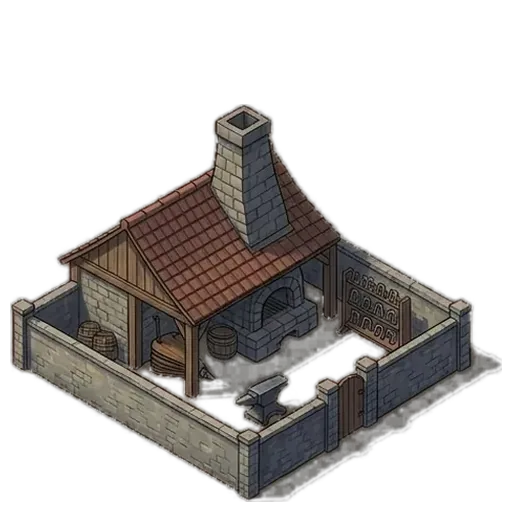
#> input picture tools/fiksturler/demirhane_3.webp, 512 x 512 px
$ python -i dama-sil.py   (imports and definitions only)
#> lines starting #> are read from the running program, lines starting #| are printed output that depends on the picture
#!/usr/bin/env python3
"""
Lordlar Cagi - Modelin CIZDIGI dama desenini siler, gercek saydamliga cevirir.

SORUN: bina ikonlari "isolated on a fully transparent background" istenerek
uretildi. Model saydamligi anlamadi, ONU CIZDI: gelen goruntude alfa kanali
yok; onun yerine goruntu duzenleyicilerin saydamlik dama deseni (iki tonlu
gri kareler) gercek piksel olarak boyanmis. Ekranda bina, gri bir dama
karesinin uzerinde duruyor.

gorsel-ayikla.py bunu cozemiyor ve cozmemeli:
  - Orasi bir SAYFA BOLUCU: cok figurlu bir tuvali baglantili bilesenlere
    ayirir. Buradaki dosyalarda tek figur var.
  - Zemini kenar MEDYANI ile buluyor. Dama tek renk degil: iki ton ve medyan
    ikisinin ARASINA dusuyor, yani her iki ton da medyandan esik kadar uzak
    kaliyor ve dama "figur" sayiliyor. Esigi buyutmek kurtarmaz: o zaman
    binanin acik gri tas duvarlari da zemin olur.

NEDEN DUZ ESIK YETMIYOR: bir pikselin "iki tondan birine yakin gri" olmasi
zemin oldugunu GOSTERMEZ. arsa.webp'in tonlari 49/96; binanin koyu ahsabi da
tam o araliga dusuyor. Duz esikle bina delik desik oldu, tam ortasindan
yendi.

AYIRT EDICI OLCUT DESEN: dama yerel olarak IKI TONLUDUR. Bir karelik
pencerede alt yuzdelik koyu tona, ust yuzdelik acik tona oturur. Duz bir
yuzey -- rengi ne olursa olsun -- bu testi gecemez, cunku penceresinde tek
ton vardir. Ortalama degil YUZDELIK kullaniliyor: en kucuk/en buyuk piksel,
sikistirma gurultusunun tek bir aykiri degerine takiliyordu (demirhane_1'de
tonlar 68/112 iken pencere en az 60 / en cok 121 veriyordu ve hicbir yer
desen sayilmiyordu).

Sonra desenden BANT icinde SINIRLI yayilma: pencere, binanin cevresinde
yarim kare kalinliginda bir serit birakir (orada pencere binaya degdigi icin
desen testi kalir). O serit iki ton bandi icinde ve desenden sayili adim
uzaklikta doldurulur. Sinirsiz yayilma binanin gri parcalarini ortasina
kadar yerdi.

Tonlar KENAR SERIDINDEN degil DORT KOSEDEN okunuyor: bina ortada duruyor,
koseler damaya kaliyor. Kenar seridi liman_5'te iskeleye denk geldi ve
tonlari 106/142 yerine 104/150 gosterdi -- gercek dama zaten dusuk
karsitliktaydi (aradaki fark 16), o kadar sapma butun bandi kaydirmaya
yetiyordu.

KULLANIM:
  python3 tools/dama-sil.py apps/web/public/gorseller/binalar/*.webp
  python3 tools/dama-sil.py --onizleme apps/web/public/gorseller/binalar/*.webp

--onizleme yazmadan bir kontak sayfasi uretir (/tmp/dama-onizleme.png):
her gorselin ustte magenta zeminli hali (artan dama da yenen parca da ayni
anda gorunur), altta alfa maskesi. Dosyalarin uzerine yazmadan once
BAKILMASI gereken sey bu.
"""
from __future__ import annotations

import sys
from pathlib import Path

GRI_ESIK = 14      # R-G-B yayilimi bundan buyukse piksel renkli: dama degil
KOSE = 32          # ton olcumu icin kose karesinin boyu
EN_KISA, EN_UZUN = 4, 20   # aranan dama periyodu araligi (piksel)
MIN_TON_ARASI = 10 # iki ton bundan yakinsa desen okunamaz, dosya atlanir
MAX_DELIK = 400    # binanin icinde bu kadar kucuk saydam adacik kapatilir
MIN_PARCA = 150    # bu kadar kucuk kopuk on-plan parcalari atilir
YUMUSAK = 1.0      # alfa kenarinin bulanikligi (piksel)


def _tonlar(a):
    """
    (koyu, acik, kullanilan kose sayisi). Bina ortada, koseler damada.

    Kose yerine butun kenar seridi kullanilsaydi binanin cerceveye degdigi
    yerler olcume karisirdi. Bir kose de binaya denk gelebilir; gri olmayan
    ya da karsitligi olmayan kareler eleniyor, kalanlarin medyani aliniyor.
    """
    import numpy as np

    kareler = [a[:KOSE, :KOSE], a[:KOSE, -KOSE:], a[-KOSE:, :KOSE], a[-KOSE:, -KOSE:]]
    alt, ust = [], []
    for kare in kareler:
        g = kare.reshape(-1, 3)
        gri = (g.max(axis=1) - g.min(axis=1)) <= GRI_ESIK
        if gri.mean() < 0.9:
            continue
        v = g[gri].mean(axis=1)
        a10, a90 = np.percentile(v, 10), np.percentile(v, 90)
        if a90 - a10 < MIN_TON_ARASI:
            continue
        alt.append(a10)
        ust.append(a90)
    if not alt:
        return None
    return float(np.median(alt)), float(np.median(ust)), len(alt)


# [25 lines left out: function _periyot, not called in this run]


def maske_uret(a):
    """(bina maskesi, tonlar, periyot). Maske None ise dosyada dama yok."""
    import numpy as np
    from scipy import ndimage

    olculen = _tonlar(a)
    if olculen is None:
        return None, None, 0
    koyu, acik, _ = olculen
    p = _periyot(a)
    pen = p + 3
    # Tolerans tonlarin arasina gore: liman_5'in damasi 16 basamak, malikane_5'inki
    # 59. Sabit tolerans, dusuk karsitlikli damada butun binayi bandin icine alir.
    tol = float(np.clip(0.4 * (acik - koyu), 8, 18))

    v = a.mean(axis=2)
    gri = (a.max(axis=2) - a.min(axis=2)) <= GRI_ESIK
    alt = ndimage.percentile_filter(v, 15, size=pen)
    ust = ndimage.percentile_filter(v, 85, size=pen)

    desen = gri & (np.abs(alt - koyu) <= tol) & (np.abs(ust - acik) <= tol)
    if not desen.any():
        return None, (koyu, acik), p
    bant = gri & (v >= koyu - tol) & (v <= acik + tol)
    zemin = ndimage.binary_dilation(desen, mask=bant, iterations=pen // 2 + 2)

    maske = ~zemin

    # Binanin ICINDE kalan kucuk saydam adaciklar kapatilir; kemere ya da
    # pencereye denk gelen GERCEK delikler (cerceveye kadar uzanan ya da
    # buyuk olanlar) birakilir.
    etiket, adet = ndimage.label(zemin)
    if adet:
        cerceve = set(etiket[0]) | set(etiket[-1]) | set(etiket[:, 0]) | set(etiket[:, -1])
        alanlar = ndimage.sum(zemin, etiket, range(1, adet + 1))
        kapat = [i + 1 for i, al in enumerate(alanlar)
                 if al < MAX_DELIK and (i + 1) not in cerceve]
        if kapat:
            maske |= np.isin(etiket, kapat)

    # Zeminde asili kalan kucuk parcalar (modelin serpistirdigi lekeler).
    etiket, adet = ndimage.label(maske)
    if adet:
        alanlar = ndimage.sum(maske, etiket, range(1, adet + 1))
        esik = max(MIN_PARCA, 0.02 * max(alanlar))
        at = [i + 1 for i, al in enumerate(alanlar) if al < esik]
        if at:
            maske &= ~np.isin(etiket, at)

    return maske, (koyu, acik), p


# [17 lines left out: function zaten_saydam, not called in this run]


def isle(yol: Path):
    """(RGBA gorsel, bina piksel orani, tonlar, periyot); dama yoksa None."""
#> called with yol = 'fiksturler/demirhane_3.webp'
    import numpy as np
    from PIL import Image, ImageFilter

    ham = Image.open(yol).convert("RGB")
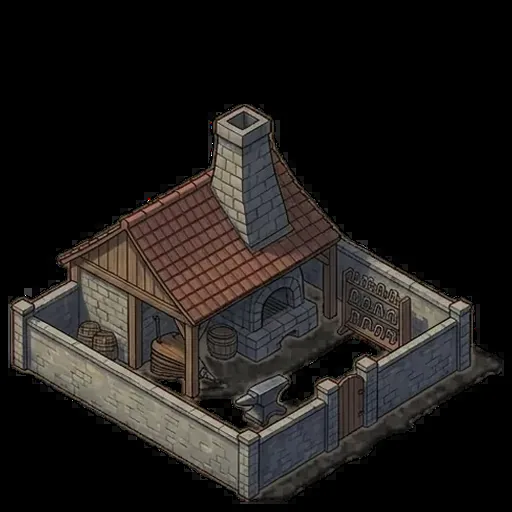
#> ham: PIL image 512x512 RGB; mean R, G, B 31.4, 28.2, 26.1
    a = np.asarray(ham).astype(int)
    maske, tonlar, p = maske_uret(a)
#> the loop in _tonlar, `for kare in kareler:` made 4 passes
#> after the loop in _tonlar, `for kare in kareler:`: alt = []
#> p = 0
    if maske is None:
        return None, 0.0, tonlar, p

    # Sert kesim, boyanmis bir illustrasyonun yaninda makasla kesilmis duruyor.
    alfa = Image.fromarray((maske * 255).astype("uint8"))
    alfa = alfa.filter(ImageFilter.GaussianBlur(YUMUSAK))
    im = ham.convert("RGBA")
    im.putalpha(alfa)
    return im, float(maske.mean()), tonlar, p


# [54 lines left out: functions onizleme, main, not called in this run]


# [2 lines not run here, left out]

>>> result = isle('fiksturler/demirhane_3.webp')

$ run again, on tools/fiksturler/kisla_3.webp
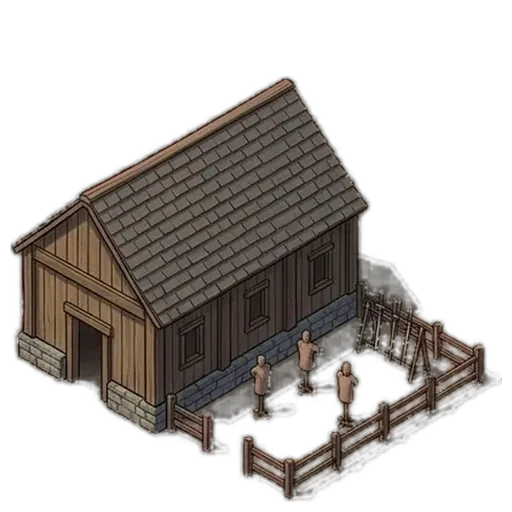
#> input picture tools/fiksturler/kisla_3.webp, 512 x 512 px
#> in isle, `ham = Image.open(yol).convert("RGB")`:
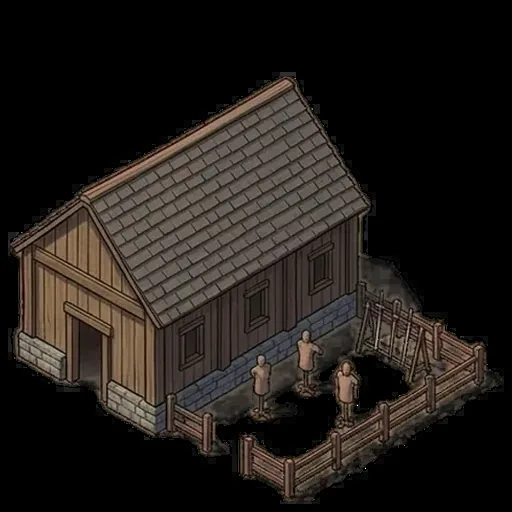
#> ham: PIL image 512x512 RGB; mean R, G, B 33.9, 29.1, 25.3
#> the loop in _tonlar, `for kare in kareler:` made 4 passes
#> after the loop in _tonlar, `for kare in kareler:`: alt = []
#> p = 0

$ run again, on tools/fiksturler/kutuphane_3.webp
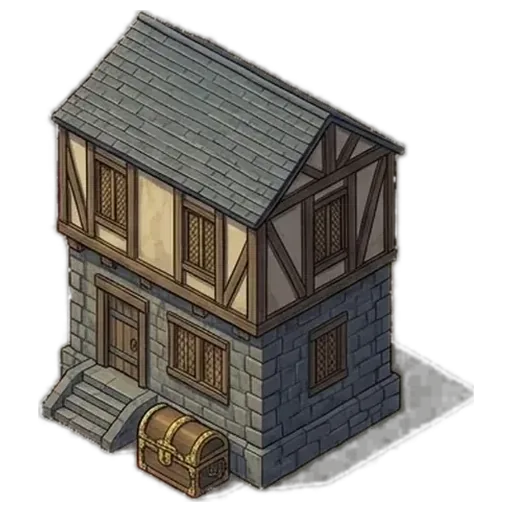
#> input picture tools/fiksturler/kutuphane_3.webp, 512 x 512 px
#> in isle, `ham = Image.open(yol).convert("RGB")`:
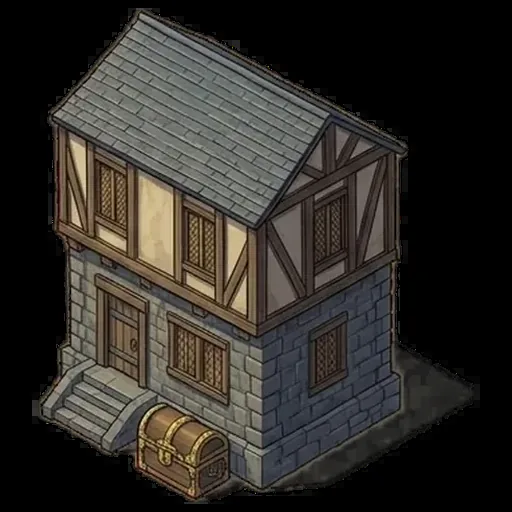
#> ham: PIL image 512x512 RGB; mean R, G, B 48.1, 45.1, 40.5
#> the loop in _tonlar, `for kare in kareler:` made 4 passes
#> after the loop in _tonlar, `for kare in kareler:`: alt = []
#> p = 0

$ run again, on tools/fiksturler/pazar_3.webp
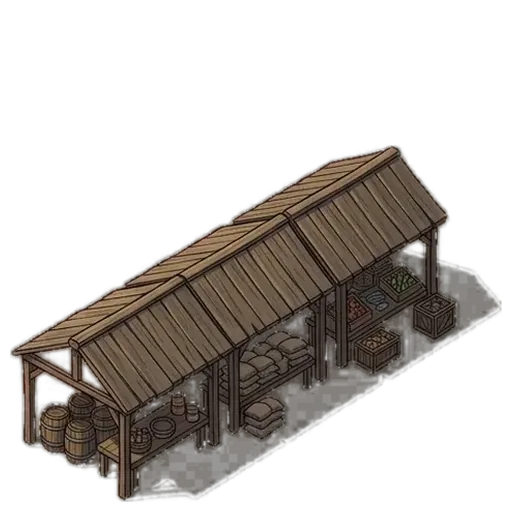
#> input picture tools/fiksturler/pazar_3.webp, 512 x 512 px
#> in isle, `ham = Image.open(yol).convert("RGB")`:
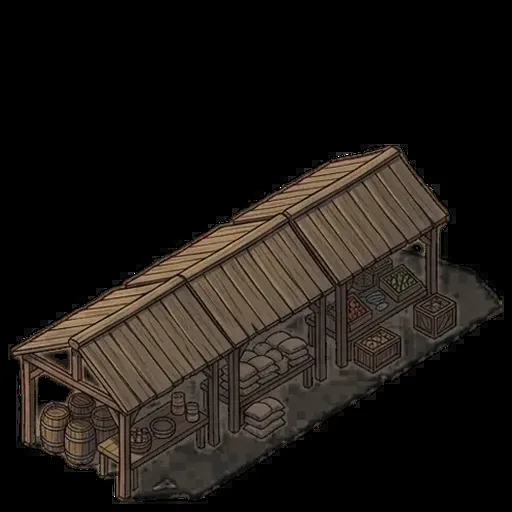
#> ham: PIL image 512x512 RGB; mean R, G, B 29.6, 24.9, 20.7
#> the loop in _tonlar, `for kare in kareler:` made 4 passes
#> after the loop in _tonlar, `for kare in kareler:`: alt = []
#> p = 0
